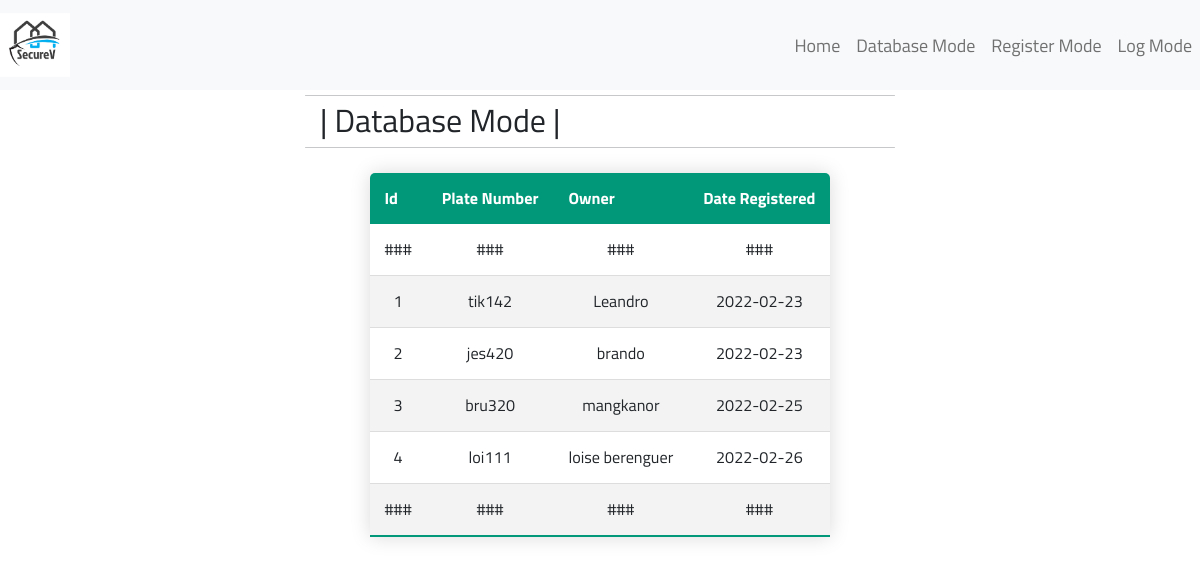
The page /database on the database as committed earlier.
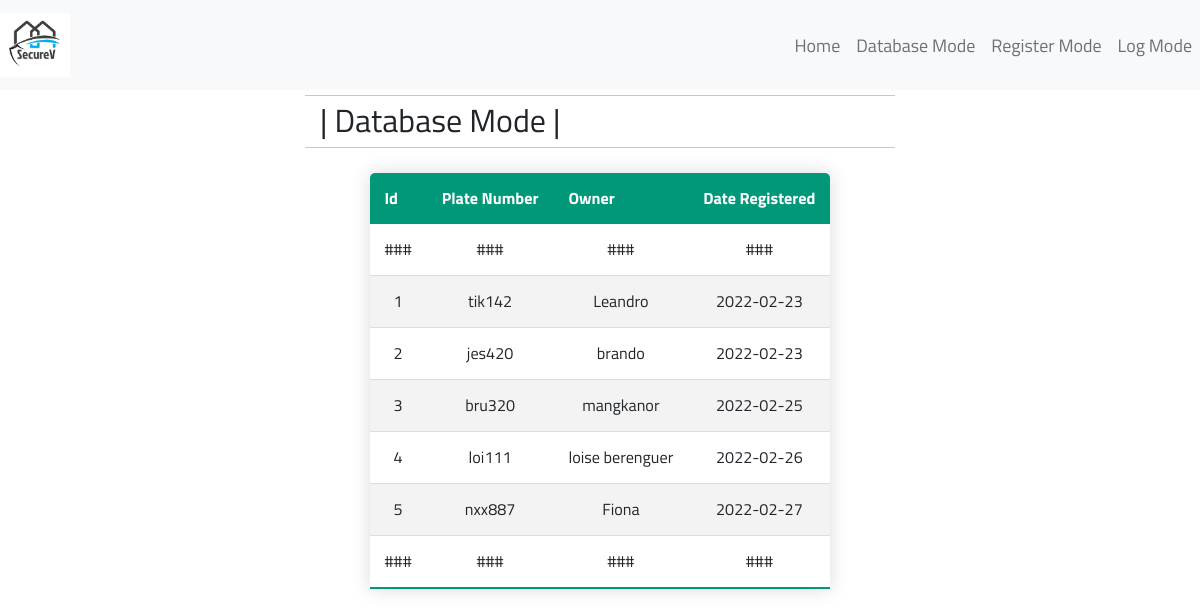
The same page on the database as committed later.
### database.py (models this page shows, shortened)
class Vehicle(db.Model):
    id = db.Column("id" , db.Integer , primary_key=True)
    plate_num = db.Column("plate_num" , db.String(6) )
    owner_name = db.Column("owner_name" , db.String(20) )
    date_registered = db.Column("date_registered" , db.Date(), default=datetime.utcnow )
    def __repr__(self):
        return f'{self.plate_num}|{self.owner_name}|{self.date_registered}'

### app.py (the view)
@application.route("/database")
def data_mode():
    page_title = 'SecureV | Database Mode'
    db_man = DB_Manager()
    return render_template("data_mode.html" , db_data = db_man.db_data, TITLE=page_title)

### database.py (called while the page is built)
    def get_db_data(self):
        self.db_data = [] # Clear current db_data to get fresh fetch
        all_db_data = Vehicle.query.all()
        self.count = 0
        for data in all_db_data:
            data = str(data).split("|")
            self.count = self.count + 1
            data_breakdown = {
                "id" : self.count,
                "plate_num": data[0],
                "owner_name": data[1],
                "date_registered": data[2]
            }
            self.db_data.append(data_breakdown)

### templates/data_mode.html (shortened to what this page needs)
{% extends "base.html" %}
{% block header %}
<h2 class="page-header">| Database Mode |</h2>
{% endblock %}
{% block content %}
<div id="contents">
    <div id="lower_container">
        <table class="content-table">
        <thead>
            <tr>
            <th>Id</th>
            <th>Plate Number</th>
            <th>Owner</th>
            <th>Date Registered</th>
            </tr>
        </thead>
        <tbody>
            <tr>
                <td> ### </td>
                <td> ### </td>
                <td> ### </td>
                <td> ### </td>
            </tr>
            {% for item in db_data %}
            <tr>
                <td> {{item["id"]}} </td>
                <td> {{item["plate_num"]}} </td>
                <td> {{item["owner_name"]}} </td>
                <td> {{item["date_registered"]}} </td>
            </tr>
            {% endfor %}
            <tr>
                <td> ### </td>
                <td> ### </td>
                <td> ### </td>
                <td> ### </td>
            </tr>
        </tbody>
        </table>
    </div>
</div>
{% endblock %}

### templates/base.html (shortened to what this page needs)
<!DOCTYPE html>
<html>
<head>
    <link href="https://cdn.jsdelivr.net/npm/bootstrap@5.1.3/dist/css/bootstrap.min.css" rel="stylesheet"
>
    <link rel="stylesheet" href="{{ url_for('static', filename='style.css') }}" />
</head>
<body>
    <nav class="navbar navbar-expand-lg navbar-light bg-light">
        <a class="navbar-brand" href="/">
            <img src="static/logo.svg" alt="LOGO" width="70" height="64" class="d-inline-block align-top">
        </a>
        <div class="collapse navbar-collapse" id="toggleMobileMenu">
            <ul class="navbar-nav ms-auto text-center">
                <li class="nav-item">
                    <a class="nav-link" href="/">Home</a>
                </li>
                <li class="nav-item">
                    <a class="nav-link" href="database">Database Mode</a>
                </li>
                <li class="nav-item">
                    <a class="nav-link" href="register">Register Mode</a>
                </li>
                <li class="nav-item">
                    <a class="nav-link" href="logs">Log Mode</a>
                </li>
            </ul>
        </div>
    </nav>
    <div id="contents">
        <hr class="rounded">
        {% block header %}{% endblock %}
        <hr class="rounded">
    </div>
    {% block content %} {% endblock %}
</body>
</html>

### static/style.css (style rules this page uses)
* { margin: 0; padding: 0; }
body { font-family: "Titillium Web", sans-serif; font-size: 18px; font-weight: normal; line-height: 1.5em; }
hr { margin: 5px; }
#contents { margin: auto; width: 50%; }
.page-header { font-size: 32px; margin-left: 20px; }
.content-table { text-align: center; border-collapse: collapse; margin: 25px auto; font-size: 0.9em; min-width: 400px; border-radius: 5px 5px 0 0; overflow: hidden; box-shadow: 0 0 20px rgba(0, 0, 0, 0.15); }
.content-table thead tr { background-color: #009879; color: #ffffff; text-align: left; font-weight: bold; }
.content-table th, .content-table td { padding: 12px 15px; }
.content-table tbody tr { border-bottom: 1px solid #dddddd; }
.content-table tbody tr:nth-of-type(even) { background-color: #f3f3f3; }
.content-table tbody tr:last-of-type { border-bottom: 2px solid #009879; }

Rows that differ between the two databases and show on the page:
added Vehicle: id "5", plate_num "nxx887", owner_name "Fiona", date_registered "2022-02-27"
